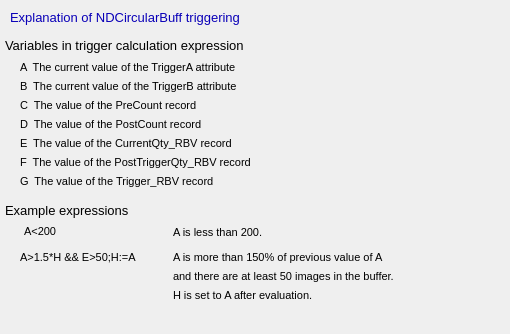
<?xml version="1.0" ?>
<ui version="4.0">
  <class>Dialog</class>
  <widget class="QWidget" name="screen">
    <property name="geometry">
      <rect>
        <x>200</x>
        <y>105</y>
        <width>510</width>
        <height>334</height>
      </rect>
    </property>
    <property name="styleSheet">
      <string notr="true">QWidget#screen {
  color: rgb(0, 0, 0);
  background-color: rgb(187, 187, 187);
  }</string>
    </property>
    <property name="windowTitle">
      <string>NDCircularBuffHelp</string>
    </property>
    <widget class="QLabel" name="text">
      <property name="geometry">
        <rect>
          <x>10</x>
          <y>5</y>
          <width>480</width>
          <height>25</height>
        </rect>
      </property>
      <property name="text">
        <string>Explanation of NDCircularBuff triggering</string>
      </property>
      <property name="font" stdset="0">
        <font>
          <pointsize>10</pointsize>
        </font>
      </property>
      <property name="brush" stdset="0">
        <brush brushstyle="SolidPattern">
          <color alpha="255">
            <red>10</red>
            <green>0</green>
            <blue>184</blue>
          </color>
        </brush>
      </property>
      <property name="toolTip">
        <string>text</string>
      </property>
      <property name="alignment">
        <set>Qt::AlignLeading|Qt::AlignLeft|Qt::AlignVCenter</set>
      </property>
      <property name="styleSheet">
        <string notr="true">QLabel#text {
  color: rgb(10, 0, 184);
  }</string>
      </property>
    </widget>
    <widget class="QLabel" name="text_1">
      <property name="geometry">
        <rect>
          <x>5</x>
          <y>35</y>
          <width>430</width>
          <height>20</height>
        </rect>
      </property>
      <property name="text">
        <string>Variables in trigger calculation expression</string>
      </property>
      <property name="font" stdset="0">
        <font>
          <pointsize>10</pointsize>
        </font>
      </property>
      <property name="brush" stdset="0">
        <brush brushstyle="SolidPattern">
          <color alpha="255">
            <red>0</red>
            <green>0</green>
            <blue>0</blue>
          </color>
        </brush>
      </property>
      <property name="toolTip">
        <string>text_1</string>
      </property>
      <property name="alignment">
        <set>Qt::AlignLeading|Qt::AlignLeft|Qt::AlignVCenter</set>
      </property>
      <property name="styleSheet">
        <string notr="true">QLabel#text_1 {
  color: rgb(0, 0, 0);
  }</string>
      </property>
    </widget>
    <widget class="QLabel" name="text_2">
      <property name="geometry">
        <rect>
          <x>5</x>
          <y>200</y>
          <width>190</width>
          <height>20</height>
        </rect>
      </property>
      <property name="text">
        <string>Example expressions</string>
      </property>
      <property name="font" stdset="0">
        <font>
          <pointsize>10</pointsize>
        </font>
      </property>
      <property name="brush" stdset="0">
        <brush brushstyle="SolidPattern">
          <color alpha="255">
            <red>0</red>
            <green>0</green>
            <blue>0</blue>
          </color>
        </brush>
      </property>
      <property name="toolTip">
        <string>text_2</string>
      </property>
      <property name="alignment">
        <set>Qt::AlignLeading|Qt::AlignLeft|Qt::AlignVCenter</set>
      </property>
      <property name="styleSheet">
        <string notr="true">QLabel#text_2 {
  color: rgb(0, 0, 0);
  }</string>
      </property>
    </widget>
    <widget class="PyDMFrame" name="composite">
      <property name="geometry">
        <rect>
          <x>20</x>
          <y>60</y>
          <width>322</width>
          <height>128</height>
        </rect>
      </property>
      <widget class="QLabel" name="text_3">
        <property name="geometry">
          <rect>
            <x>0</x>
            <y>0</y>
            <width>322</width>
            <height>14</height>
          </rect>
        </property>
        <property name="text">
          <string>A  The current value of the TriggerA attribute</string>
        </property>
        <property name="font" stdset="0">
          <font>
            <pointsize>8</pointsize>
          </font>
        </property>
        <property name="brush" stdset="0">
          <brush brushstyle="SolidPattern">
            <color alpha="255">
              <red>0</red>
              <green>0</green>
              <blue>0</blue>
            </color>
          </brush>
        </property>
        <property name="toolTip">
          <string>text_3</string>
        </property>
        <property name="alignment">
          <set>Qt::AlignLeading|Qt::AlignLeft|Qt::AlignVCenter</set>
        </property>
        <property name="styleSheet">
          <string notr="true">QLabel#text_3 {
  color: rgb(0, 0, 0);
  }</string>
        </property>
      </widget>
      <widget class="QLabel" name="text_4">
        <property name="geometry">
          <rect>
            <x>0</x>
            <y>19</y>
            <width>322</width>
            <height>14</height>
          </rect>
        </property>
        <property name="text">
          <string>B  The current value of the TriggerB attribute</string>
        </property>
        <property name="font" stdset="0">
          <font>
            <pointsize>8</pointsize>
          </font>
        </property>
        <property name="brush" stdset="0">
          <brush brushstyle="SolidPattern">
            <color alpha="255">
              <red>0</red>
              <green>0</green>
              <blue>0</blue>
            </color>
          </brush>
        </property>
        <property name="toolTip">
          <string>text_4</string>
        </property>
        <property name="alignment">
          <set>Qt::AlignLeading|Qt::AlignLeft|Qt::AlignVCenter</set>
        </property>
        <property name="styleSheet">
          <string notr="true">QLabel#text_4 {
  color: rgb(0, 0, 0);
  }</string>
        </property>
      </widget>
      <widget class="QLabel" name="text_5">
        <property name="geometry">
          <rect>
            <x>0</x>
            <y>38</y>
            <width>245</width>
            <height>14</height>
          </rect>
        </property>
        <property name="text">
          <string>C  The value of the PreCount record</string>
        </property>
        <property name="font" stdset="0">
          <font>
            <pointsize>8</pointsize>
          </font>
        </property>
        <property name="brush" stdset="0">
          <brush brushstyle="SolidPattern">
            <color alpha="255">
              <red>0</red>
              <green>0</green>
              <blue>0</blue>
            </color>
          </brush>
        </property>
        <property name="toolTip">
          <string>text_5</string>
        </property>
        <property name="alignment">
          <set>Qt::AlignLeading|Qt::AlignLeft|Qt::AlignVCenter</set>
        </property>
        <property name="styleSheet">
          <string notr="true">QLabel#text_5 {
  color: rgb(0, 0, 0);
  }</string>
        </property>
      </widget>
      <widget class="QLabel" name="text_6">
        <property name="geometry">
          <rect>
            <x>0</x>
            <y>57</y>
            <width>252</width>
            <height>14</height>
          </rect>
        </property>
        <property name="text">
          <string>D  The value of the PostCount record</string>
        </property>
        <property name="font" stdset="0">
          <font>
            <pointsize>8</pointsize>
          </font>
        </property>
        <property name="brush" stdset="0">
          <brush brushstyle="SolidPattern">
            <color alpha="255">
              <red>0</red>
              <green>0</green>
              <blue>0</blue>
            </color>
          </brush>
        </property>
        <property name="toolTip">
          <string>text_6</string>
        </property>
        <property name="alignment">
          <set>Qt::AlignLeading|Qt::AlignLeft|Qt::AlignVCenter</set>
        </property>
        <property name="styleSheet">
          <string notr="true">QLabel#text_6 {
  color: rgb(0, 0, 0);
  }</string>
        </property>
      </widget>
      <widget class="QLabel" name="text_7">
        <property name="geometry">
          <rect>
            <x>0</x>
            <y>76</y>
            <width>287</width>
            <height>14</height>
          </rect>
        </property>
        <property name="text">
          <string>E  The value of the CurrentQty_RBV record</string>
        </property>
        <property name="font" stdset="0">
          <font>
            <pointsize>8</pointsize>
          </font>
        </property>
        <property name="brush" stdset="0">
          <brush brushstyle="SolidPattern">
            <color alpha="255">
              <red>0</red>
              <green>0</green>
              <blue>0</blue>
            </color>
          </brush>
        </property>
        <property name="toolTip">
          <string>text_7</string>
        </property>
        <property name="alignment">
          <set>Qt::AlignLeading|Qt::AlignLeft|Qt::AlignVCenter</set>
        </property>
        <property name="styleSheet">
          <string notr="true">QLabel#text_7 {
  color: rgb(0, 0, 0);
  }</string>
        </property>
      </widget>
      <widget class="QLabel" name="text_8">
        <property name="geometry">
          <rect>
            <x>0</x>
            <y>95</y>
            <width>315</width>
            <height>14</height>
          </rect>
        </property>
        <property name="text">
          <string>F  The value of the PostTriggerQty_RBV record</string>
        </property>
        <property name="font" stdset="0">
          <font>
            <pointsize>8</pointsize>
          </font>
        </property>
        <property name="brush" stdset="0">
          <brush brushstyle="SolidPattern">
            <color alpha="255">
              <red>0</red>
              <green>0</green>
              <blue>0</blue>
            </color>
          </brush>
        </property>
        <property name="toolTip">
          <string>text_8</string>
        </property>
        <property name="alignment">
          <set>Qt::AlignLeading|Qt::AlignLeft|Qt::AlignVCenter</set>
        </property>
        <property name="styleSheet">
          <string notr="true">QLabel#text_8 {
  color: rgb(0, 0, 0);
  }</string>
        </property>
      </widget>
      <widget class="QLabel" name="text_9">
        <property name="geometry">
          <rect>
            <x>0</x>
            <y>114</y>
            <width>266</width>
            <height>14</height>
          </rect>
        </property>
        <property name="text">
          <string>G  The value of the Trigger_RBV record</string>
        </property>
        <property name="font" stdset="0">
          <font>
            <pointsize>8</pointsize>
          </font>
        </property>
        <property name="brush" stdset="0">
          <brush brushstyle="SolidPattern">
            <color alpha="255">
              <red>0</red>
              <green>0</green>
              <blue>0</blue>
            </color>
          </brush>
        </property>
        <property name="toolTip">
          <string>text_9</string>
        </property>
        <property name="alignment">
          <set>Qt::AlignLeading|Qt::AlignLeft|Qt::AlignVCenter</set>
        </property>
        <property name="styleSheet">
          <string notr="true">QLabel#text_9 {
  color: rgb(0, 0, 0);
  }</string>
        </property>
      </widget>
    </widget>
    <widget class="PyDMFrame" name="composite_1">
      <property name="geometry">
        <rect>
          <x>24</x>
          <y>225</y>
          <width>282</width>
          <height>14</height>
        </rect>
      </property>
      <widget class="QLabel" name="text_10">
        <property name="geometry">
          <rect>
            <x>0</x>
            <y>0</y>
            <width>35</width>
            <height>14</height>
          </rect>
        </property>
        <property name="text">
          <string>A&lt;200</string>
        </property>
        <property name="font" stdset="0">
          <font>
            <pointsize>8</pointsize>
          </font>
        </property>
        <property name="brush" stdset="0">
          <brush brushstyle="SolidPattern">
            <color alpha="255">
              <red>0</red>
              <green>0</green>
              <blue>0</blue>
            </color>
          </brush>
        </property>
        <property name="toolTip">
          <string>text_10</string>
        </property>
        <property name="alignment">
          <set>Qt::AlignLeading|Qt::AlignLeft|Qt::AlignVCenter</set>
        </property>
        <property name="styleSheet">
          <string notr="true">QLabel#text_10 {
  color: rgb(0, 0, 0);
  }</string>
        </property>
      </widget>
      <widget class="QLabel" name="text_11">
        <property name="geometry">
          <rect>
            <x>149</x>
            <y>0</y>
            <width>133</width>
            <height>14</height>
          </rect>
        </property>
        <property name="text">
          <string>A is less than 200.</string>
        </property>
        <property name="font" stdset="0">
          <font>
            <pointsize>8</pointsize>
          </font>
        </property>
        <property name="brush" stdset="0">
          <brush brushstyle="SolidPattern">
            <color alpha="255">
              <red>0</red>
              <green>0</green>
              <blue>0</blue>
            </color>
          </brush>
        </property>
        <property name="toolTip">
          <string>text_11</string>
        </property>
        <property name="alignment">
          <set>Qt::AlignLeading|Qt::AlignLeft|Qt::AlignVCenter</set>
        </property>
        <property name="styleSheet">
          <string notr="true">QLabel#text_11 {
  color: rgb(0, 0, 0);
  }</string>
        </property>
      </widget>
    </widget>
    <widget class="PyDMFrame" name="composite_2">
      <property name="geometry">
        <rect>
          <x>20</x>
          <y>250</y>
          <width>482</width>
          <height>52</height>
        </rect>
      </property>
      <widget class="QLabel" name="text_12">
        <property name="geometry">
          <rect>
            <x>0</x>
            <y>0</y>
            <width>140</width>
            <height>14</height>
          </rect>
        </property>
        <property name="text">
          <string>A&gt;1.5*H &amp;&amp; E&gt;50;H:=A</string>
        </property>
        <property name="font" stdset="0">
          <font>
            <pointsize>8</pointsize>
          </font>
        </property>
        <property name="brush" stdset="0">
          <brush brushstyle="SolidPattern">
            <color alpha="255">
              <red>0</red>
              <green>0</green>
              <blue>0</blue>
            </color>
          </brush>
        </property>
        <property name="toolTip">
          <string>text_12</string>
        </property>
        <property name="alignment">
          <set>Qt::AlignLeading|Qt::AlignLeft|Qt::AlignVCenter</set>
        </property>
        <property name="styleSheet">
          <string notr="true">QLabel#text_12 {
  color: rgb(0, 0, 0);
  }</string>
        </property>
      </widget>
      <widget class="QLabel" name="text_13">
        <property name="geometry">
          <rect>
            <x>153</x>
            <y>0</y>
            <width>294</width>
            <height>14</height>
          </rect>
        </property>
        <property name="text">
          <string>A is more than 150% of previous value of A</string>
        </property>
        <property name="font" stdset="0">
          <font>
            <pointsize>8</pointsize>
          </font>
        </property>
        <property name="brush" stdset="0">
          <brush brushstyle="SolidPattern">
            <color alpha="255">
              <red>0</red>
              <green>0</green>
              <blue>0</blue>
            </color>
          </brush>
        </property>
        <property name="toolTip">
          <string>text_13</string>
        </property>
        <property name="alignment">
          <set>Qt::AlignLeading|Qt::AlignLeft|Qt::AlignVCenter</set>
        </property>
        <property name="styleSheet">
          <string notr="true">QLabel#text_13 {
  color: rgb(0, 0, 0);
  }</string>
        </property>
      </widget>
      <widget class="QLabel" name="text_14">
        <property name="geometry">
          <rect>
            <x>153</x>
            <y>19</y>
            <width>329</width>
            <height>14</height>
          </rect>
        </property>
        <property name="text">
          <string>and there are at least 50 images in the buffer.</string>
        </property>
        <property name="font" stdset="0">
          <font>
            <pointsize>8</pointsize>
          </font>
        </property>
        <property name="brush" stdset="0">
          <brush brushstyle="SolidPattern">
            <color alpha="255">
              <red>0</red>
              <green>0</green>
              <blue>0</blue>
            </color>
          </brush>
        </property>
        <property name="toolTip">
          <string>text_14</string>
        </property>
        <property name="alignment">
          <set>Qt::AlignLeading|Qt::AlignLeft|Qt::AlignVCenter</set>
        </property>
        <property name="styleSheet">
          <string notr="true">QLabel#text_14 {
  color: rgb(0, 0, 0);
  }</string>
        </property>
      </widget>
      <widget class="QLabel" name="text_15">
        <property name="geometry">
          <rect>
            <x>153</x>
            <y>38</y>
            <width>217</width>
            <height>14</height>
          </rect>
        </property>
        <property name="text">
          <string>H is set to A after evaluation.</string>
        </property>
        <property name="font" stdset="0">
          <font>
            <pointsize>8</pointsize>
          </font>
        </property>
        <property name="brush" stdset="0">
          <brush brushstyle="SolidPattern">
            <color alpha="255">
              <red>0</red>
              <green>0</green>
              <blue>0</blue>
            </color>
          </brush>
        </property>
        <property name="toolTip">
          <string>text_15</string>
        </property>
        <property name="alignment">
          <set>Qt::AlignLeading|Qt::AlignLeft|Qt::AlignVCenter</set>
        </property>
        <property name="styleSheet">
          <string notr="true">QLabel#text_15 {
  color: rgb(0, 0, 0);
  }</string>
        </property>
      </widget>
    </widget>
  </widget>
  <customwidgets>
    <customwidget>
      <class>PyDMLabel</class>
      <extends>QLabel</extends>
      <header>pydm.widgets.label</header>
    </customwidget>
    <customwidget>
      <class>PyDMFrame</class>
      <extends>QFrame</extends>
      <header>pydm.widgets.frame</header>
    </customwidget>
  </customwidgets>
</ui>
